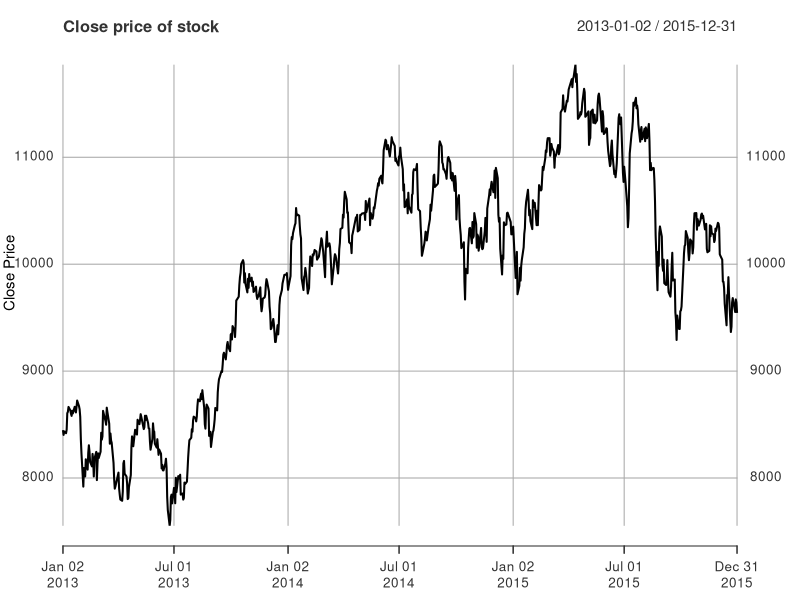
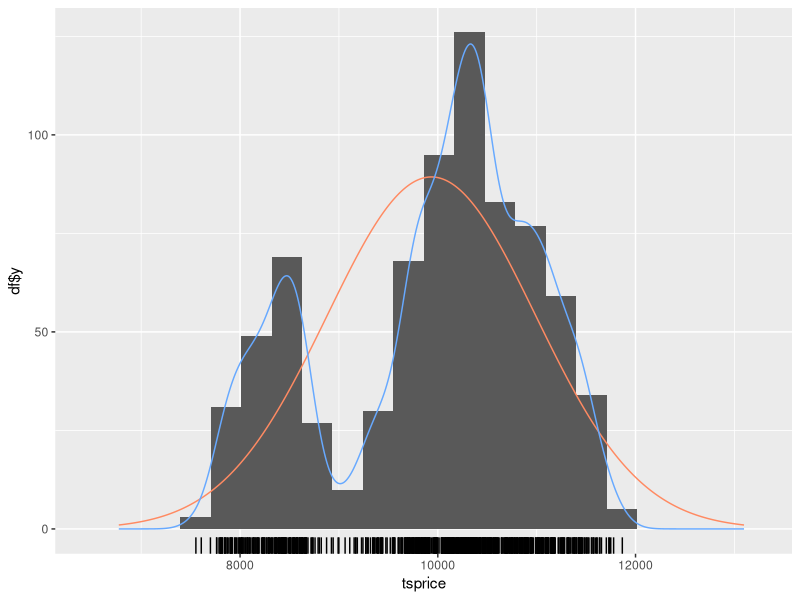
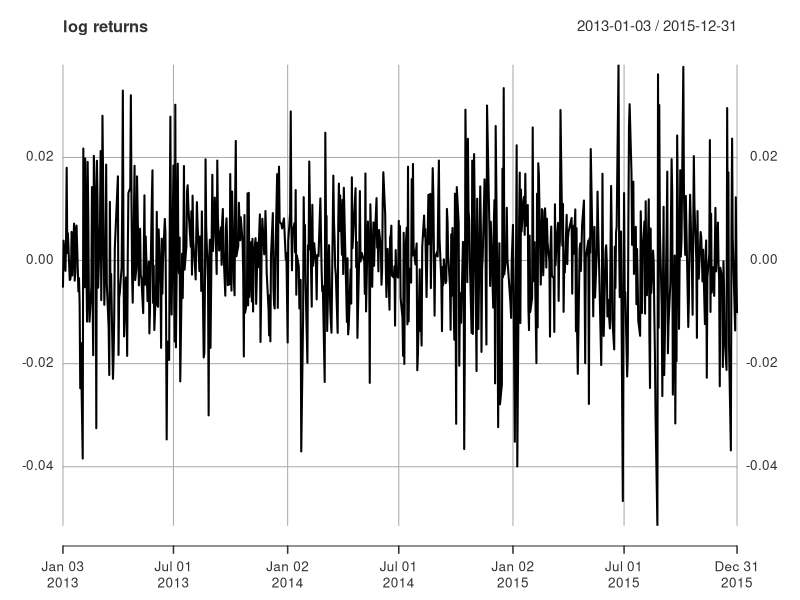
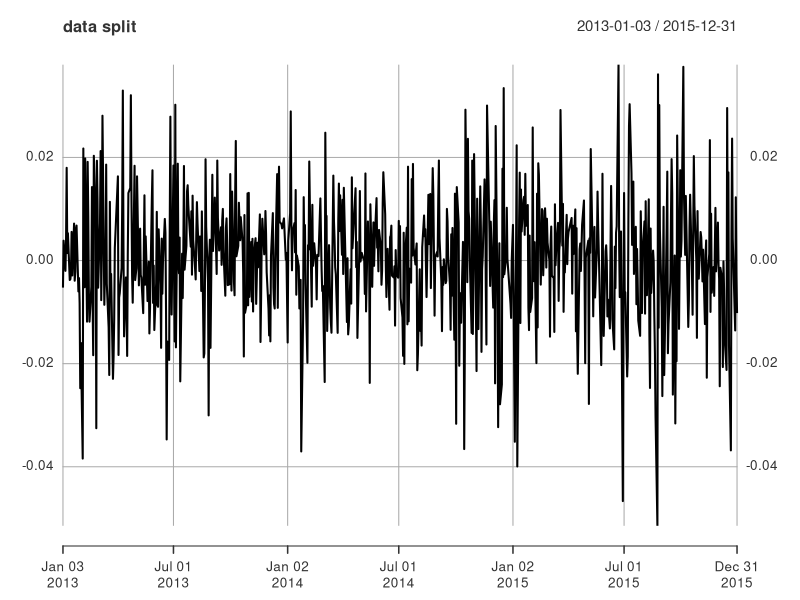
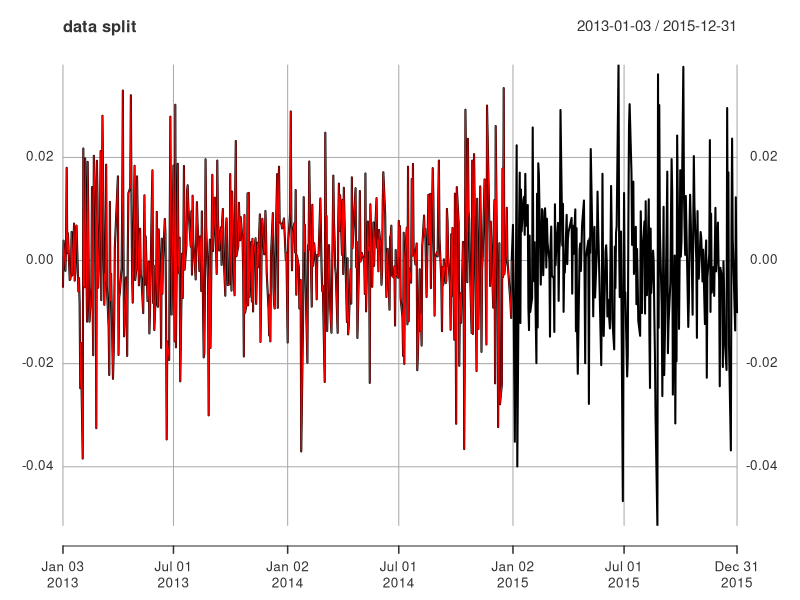
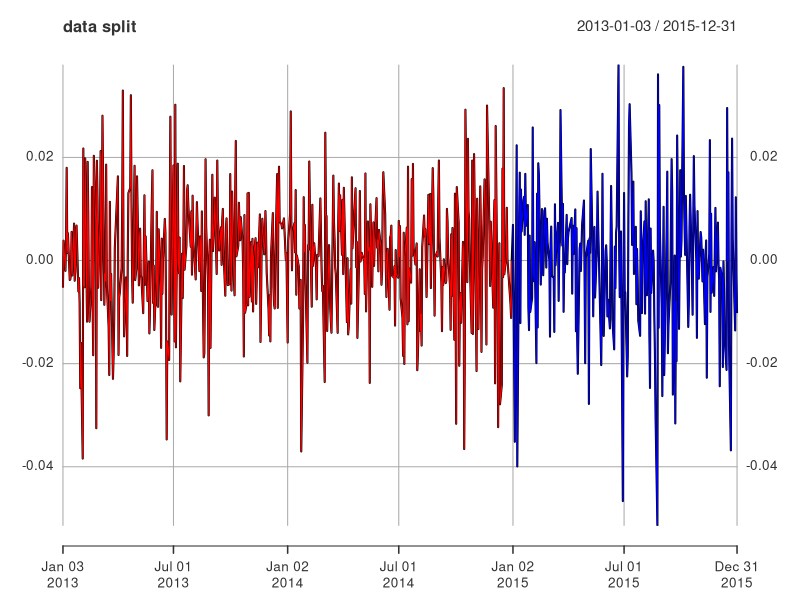
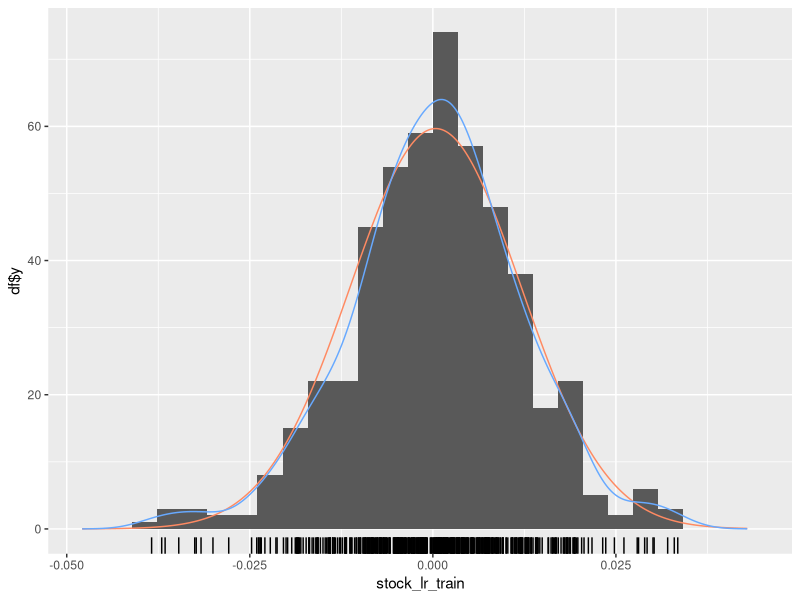
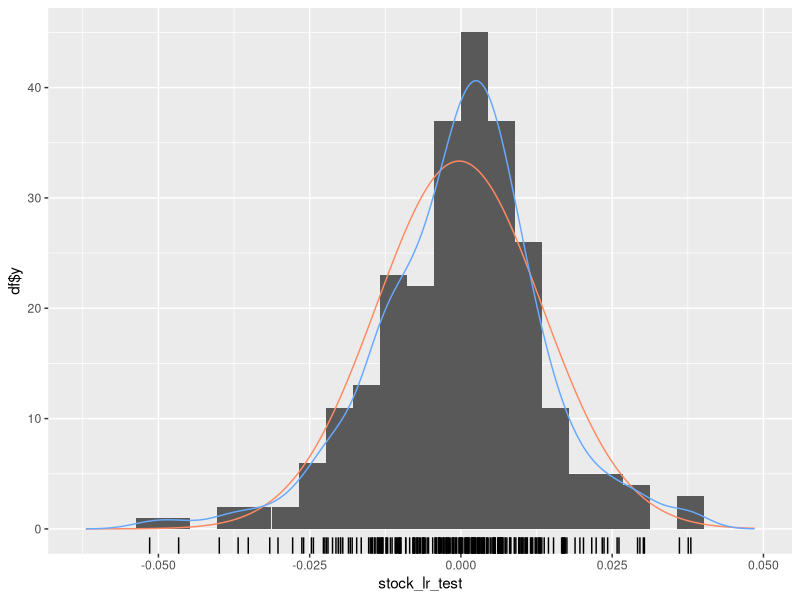

Recreate these plots in R, in order. (Note: this script raises an error after producing the figures.)
## ---- chunk 1
knitr::opts_chunk$set(echo = TRUE)
## ---- chunk 2
library(quantmod)
library(tseries)
library(timeSeries)
library(forecast)
library(xts)
library(readr)
library(ggplot2)

raw_data <- read_csv('../data/IBEX35.csv', col_names=TRUE)
tsprice <- xts(x=raw_data$Close, order.by = as.Date(raw_data$Date,"%m/%d/%y"), frequency = 255)
summary(tsprice)

plot(tsprice, type='l', main='Close price of stock', xlab='Date', ylab='Close Price')

gghistogram(tsprice, add.normal = TRUE, add.kde = TRUE, add.rug = TRUE)
## ---- chunk 3
stock_log_return = diff(log(tsprice), lag=1)
stock_log_return = stock_log_return[!is.na(stock_log_return)]

plot(stock_log_return, type='l', main='log returns')
## ---- chunk 4
print(adf.test(stock_log_return))
## ---- chunk 5
stock_lr_train = stock_log_return[index(stock_log_return)<as.Date("2015-01-01")]
stock_lr_test = stock_log_return[index(stock_log_return)>=as.Date("2015-01-01")]

opar <- par()
plot(stock_log_return, main='data split', type='l')
lines(stock_lr_train, col='red', type='l')
lines(stock_lr_test, col='blue', type='l')
par(opar)

gghistogram(stock_lr_train, add.normal = TRUE, add.kde = TRUE)
gghistogram(stock_lr_test, add.normal = TRUE, add.kde = TRUE)
## ---- chunk 6
par(mfrow=c(1,1))
acf.stock = acf(stock_lr_train, main='ACF Plot', lag.max = 100)
pacf.stock = pacf(stock_lr_train, main='PACF Plot', lag.max = 100)

print("Significant spikes in ACF:") 
print(which(abs(acf.stock$acf)>0.05)-1)
print("Significant spikes in PACF:") 
print(which(abs(pacf.stock$acf)>0.05))
## ---- chunk 7
# initializing an xts object for Actual log returns 
actual_series = xts(0, as.Date("2015-1-1", "%Y-%m-%d"))

# initializing a dataframe for the forecasted return series
forecasted_series = data.frame(Forecasted=numeric())

start = nrow(stock_lr_train)
for (d in start:(nrow(stock_log_return)-1)){
  stock_lr_train = stock_log_return[1:d,]
  stock_lr_test = stock_log_return[(d+1):nrow(stock_log_return),]
  
  # summary of ARIMA model using the determined (p,d,q) parameters
  fit = arima(stock_lr_train, order=c(2,0,2), include.mean = FALSE)
  summary(fit)
  
  # plot acf of the residuals
  acf(fit$residuals, main="Residuals plot")
  
  # forecasting the log returns
  arima.forecast = forecast.Arima(fit, h=1, level=99)
  summary(arima.forecast)
  
  # plot the forecast
  par(mfrow=c(1,1))
  plot(arima.forecast, main="ARIMA Forecast")
  
  # creating a series of forecasted returns for the forecasted period
  forecasted_series = rbind(forecasted_series, arima.forecast$mean[1])
  colnames(forecasted_series) = c("Forecasted")
  
  # creating a series of actual returns for the forecasted period
  actual_return = stock_log_return[(d+1),]
  actual_series = c(actual_series, xts(actual_return))
  rm(actual_return)
  
  print(tsprice[(d+1),])
  print(tsprice[(d+2),])
}
## ---- chunk 8
# adjust the length of the actual return series
actual_series = actual_series[-1]

# create a time sereis object of the forecasted sereis 
forecasted_series = xts(forecasted_series, index(actual_series))

# create a plot of the two return series - actual vs forecasted
plot(actual_series, type='l', main='Actural Returns vs Forecasted Returns')
lines(forecasted_series, lwd=1.5, col='red')
legend('bottomright', c('Actual','Forecasted'), lty=c(1,1), lwd=c(1.5,1.5), col=c('black', 'red'))

# create a table for the accuracy of the forecast
comparison = merge(actual_series, forecasted_series)
comparison$Accuracy = sign(comparison$actual_series)==sign(comparison$Forecasted)
print(comparison)

# compute the accuracy percentage metric
Accuracy_percentage = sum(comparison$Accuracy==1)*100/length(comparison$Accuracy)
print('Accuracy')
print(Accuracy_percentage)

# compute rmse
residual_series <- actual_series - forecasted_series
rmse <- sqrt(sum(apply(residual_series, 1, function(x){x^2}))/nrow(residual_series))
print('RMSE')
print(rmse)
